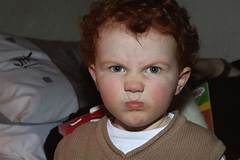
#> input picture Facial-Expression-Detection-master/images/Angry/image1.jpeg, 240 x 160 px, given in place of Angry, which was not available
$ python face_crop.py
#> lines starting #> are read from the running program, lines starting #| are printed output that depends on the picture; after the words box and inside, x2 and y2 are one past the last pixel; in counts of white or black regions, pixels touching at a corner belong together; pictures that were not available may be replaced by others from this repository, and a replacement may not be noted
## This program first ensures if the face of a person exists in the given image or not then if it exists, it crops
## the image of the face and saves to the given directory.

## Importing Modules
import cv2
import os


#################################################################################

##Make changes to these lines for getting the desired results.

## DIRECTORY of the images
directory = "/home/pi/Desktop/Facial-Expression-Detection-master/images/"

## directory where the images to be saved:
f_directory = "/home/pi/Desktop/Facial-Expression-Detection-master/images/Happiness/"

################################################################################

def facecrop(image):
    ## Crops the face of a person from any image!

    ## OpenCV XML FILE for Frontal Facial Detection using HAAR CASCADES.
    facedata = "haarcascade_frontalface_alt.xml"
    cascade = cv2.CascadeClassifier(facedata)

    ## Reading the given Image with OpenCV
    img = cv2.imread(image)
#> img is the input picture: shape (160, 240, 3); mean B, G, R 67.7, 73.3, 85.5


    try:
        ## Some downloaded images are of unsupported type and should be ignored while raising Exception, so for that
        ## I'm using the try/except functions.

        minisize = (img.shape[1],img.shape[0])
#> minisize = (240, 160)
        miniframe = cv2.resize(img, minisize)

        faces = cascade.detectMultiScale(miniframe)
#> faces = [[90, 36, 86, 86]]

        for f in faces:
            x, y, w, h = [ v for v in f ]
            cv2.rectangle(img, (x,y), (x+w,y+h), (0,255,0), 2)

            sub_face = img[y:y+h, x:x+w]

            f_name = image.split('/')
            f_name = f_name[-1]

            ## Change here the Desired directory.
            cv2.imwrite(f_directory + f_name, sub_face)
            print ("Writing: " + image)
#> this loop made 1 pass
#| Writing: /home/pi/Desktop/Facial-Expression-Detection-master/images/Angry
#> pass 1, in facecrop, `sub_face = img[y:y+h, x:x+w]`:
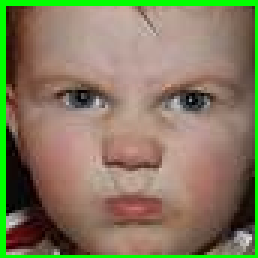
#> sub_face: shape (86, 86, 3) (shown 3 times larger); mean B, G, R 94.9, 123.1, 132.9
#> after the loop:
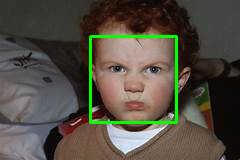
#> img: shape (160, 240, 3); 2.68% of pixels changed, all inside (x1, y1, x2, y2) = (89, 35, 178, 124)

    except:
        pass

if __name__ == '__main__':
    images = os.listdir(directory)
    i = 0

    for img in images:
        file = directory + img
        print (i)
        facecrop(file)
#> (the run stopped early here; a loop or call above may not have finished)

$ run again, on Facial-Expression-Detection-master/images/Happiness/image2.jpg
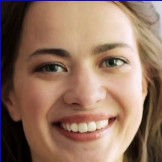
#> input picture Facial-Expression-Detection-master/images/Happiness/image2.jpg, 162 x 162 px, given in place of Angry, which was not available
#> in facecrop, img is the input picture: shape (162, 162, 3); mean B, G, R 98.3, 115.7, 147.5
#> faces = [[12, 11, 137, 137]]
#> the loop in facecrop, `for f in faces:` made 1 pass
#> (printed output is left out)
#> pass 1, in facecrop, `sub_face = img[y:y+h, x:x+w]`:
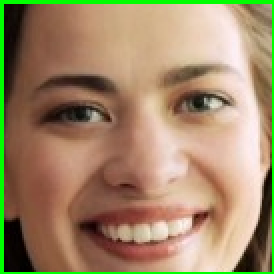
#> sub_face: shape (137, 137, 3) (shown 2 times larger); mean B, G, R 103.6, 136, 159.8
#> after the loop in facecrop, `for f in faces:`:
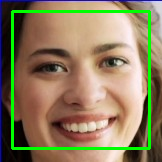
#> img: shape (162, 162, 3); 6.25% of pixels changed, all inside (x1, y1, x2, y2) = (11, 10, 151, 150)

$ run again, on Facial-Expression-Detection-master/images/Happiness/image3.jpg
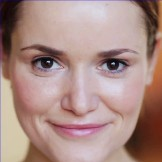
#> input picture Facial-Expression-Detection-master/images/Happiness/image3.jpg, 162 x 162 px, given in place of Angry, which was not available
#> in facecrop, img is the input picture: shape (162, 162, 3); mean B, G, R 134, 140.1, 170.3
#> faces = [[15, 12, 138, 138]]
#> the loop in facecrop, `for f in faces:` made 1 pass
#> (printed output is left out)
#> pass 1, in facecrop, `sub_face = img[y:y+h, x:x+w]`:
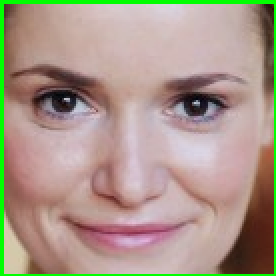
#> sub_face: shape (138, 138, 3) (shown 2 times larger); mean B, G, R 137.4, 151.8, 169.9
#> after the loop in facecrop, `for f in faces:`:
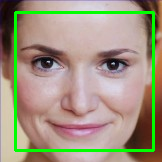
#> img: shape (162, 162, 3); 6.29% of pixels changed, all inside (x1, y1, x2, y2) = (14, 11, 155, 152)
